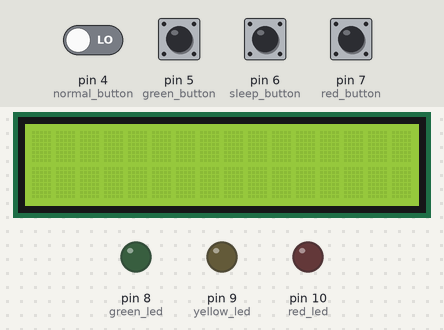
A sketch run on a simulated Arduino Uno, built with avr-gcc and run on an emulated ATmega328P. Shown: 16×2 character LCD, output pins drawn as LEDs (lit = HIGH). Dashed ring = blinking. The test bench sets the inputs (shaded band); at power-on: pin 4 (normal_button), pin 5 (green_button), pin 6 (sleep_button), pin 7 (red_button) LOW.

Above: at 1.2 s.
1.3 s: pin 5 (green_button) pulled HIGH for 0.15 s
At 2.0 s:
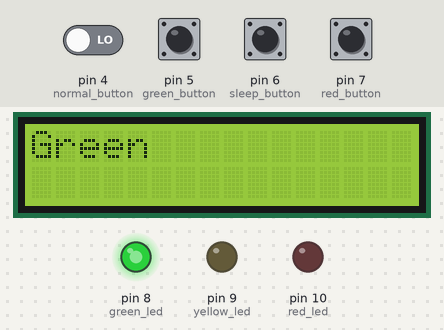
3.0 s: pin 6 (sleep_button) pulled HIGH for 0.15 s
At 4.9 s:
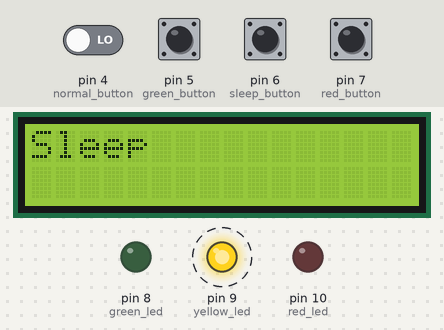
5.9 s: pin 4 (normal_button) driven HIGH and pin 5 (green_button) driven HIGH
At 7.6 s:
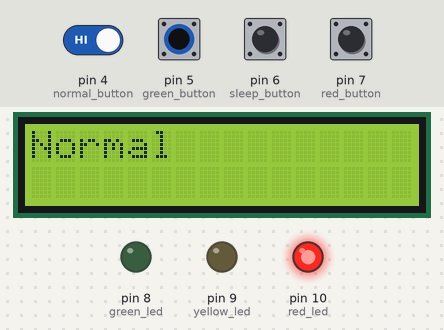
Timing chart, 0 to 20.2 s (numbered marks = the images above; inputs shaded):
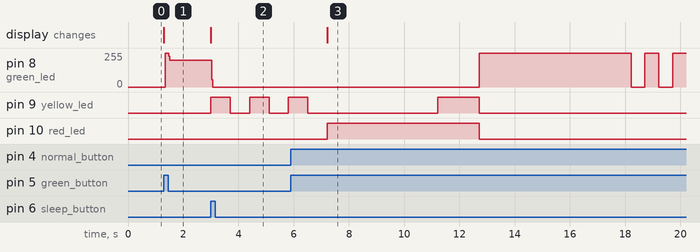

Measured:
- after the input at 1.3 s, pin 8 (green_led): 0/255 → 254/255 after 0.05 s, → 199/255 0.12 s later; the display: changes at once (image 1)
- after the input at 3.0 s, pin 8 (green_led): 199/255 → 0/255 at once; pin 9 (yellow_led): alternates HIGH for 0.70 s and LOW for 0.70 s, starting at once; the display: changes at once (image 2)
- after the input at 5.9 s, pin 8 (green_led): goes 255/255 5.5 s, 0/255 0.50 s, 255/255 0.50 s, 0/255 0.50 s, then 255/255, starting after 6.8 s; pin 10 (red_led): LOW → HIGH after 1.3 s, → LOW 5.5 s later; the display: changes after 1.3 s (image 3)

The sketch:

sketch_oct15a.ino
```cpp
#include <LiquidCrystal.h>
int normal_button = 4;
int green_button = 5;
int sleep_button = 6;
int red_button = 7;

int red_led = 10;
int yellow_led = 9;
int green_led = 8;

char command;
bool onExit = false;

LiquidCrystal lcd(13, 12, 3, 2, 1, 0);

void setup()
{
  pinMode(green_led, OUTPUT);
  pinMode(yellow_led, OUTPUT);
  pinMode(red_led, OUTPUT);
  pinMode(normal_button, INPUT);
  pinMode(green_button, INPUT);
  pinMode(sleep_button, INPUT);
  pinMode(red_button, INPUT);
  lcd.begin(16, 2);
}

void loop()
{
  if(!onExit)
  {
    switch(command)
    {
      case 'N':
      {
        powerLowPorts();
        lcd.clear();
        lcd.print("Normal");
        normalMode();
        break;
      }
      case 'S':
      {
        powerLowPorts();
        lcd.clear();
        lcd.print("Sleep");
        sleepMode();
        break;
      }
      case 'R':
      {
        powerLowPorts();
        redMode();
        break;
      }
      case 'G':
      {
        powerLowPorts();
        greenMode();
        break;
      }
    }
    onExit = true;
  }
  if(onExit)
  {
  	if (digitalRead(normal_button) == HIGH)
    {
      command = 'N';
    }
    else if (digitalRead(sleep_button) == HIGH)
    {
      command = 'S';
    }
    else if (digitalRead(red_button) == HIGH)
    {
      command = 'R';
      lcd.clear();
      lcd.print("Red");
    }
    else if (digitalRead(green_button) == HIGH)
    {
      command = 'G';
      lcd.clear();
      lcd.print("Green");
    }
    onExit = false;
  }
}

void checkexit()
{
  if(command == 'N' || command == 'S' ||
      command == 'R' || command == 'G')
    {
      onExit = true;
      powerLowPorts();
    }
}

void powerLowPorts()
{
  digitalWrite(red_led, LOW);
  digitalWrite(green_led, LOW);
  digitalWrite(yellow_led, LOW);
}

void ping(int color,int t, int t1)
{
  digitalWrite(color, HIGH);
  delay(t);
  digitalWrite(color, LOW);
  delay(t1);
}

void greenMode()
{
  digitalWrite(green_led, HIGH);
}

void redMode()
{
  digitalWrite(red_led, HIGH);
}

void sleepMode()
{
  ping(yellow_led, 700, 700);
}

void normalMode()
{
   command = '0';
  ping(red_led,4000,0);
  checkexit();
  if(onExit)
    return;
  digitalWrite(red_led, HIGH);
  ping(yellow_led,1500,0);
  checkexit();
  if(onExit)
    return;
  digitalWrite(red_led, LOW);
  ping(green_led,5000,0);
  checkexit();
  if(onExit)
    return;
  for(int i = 0; i < 3; i++)
  {
    ping(green_led,500,500);
    checkexit();
    if(onExit)
      return;
  }
  ping(green_led,500,0);
  checkexit();
  if(onExit)
    return;
  ping(yellow_led,2000, 0);
  checkexit();
  if(onExit)
    return;
}
```
